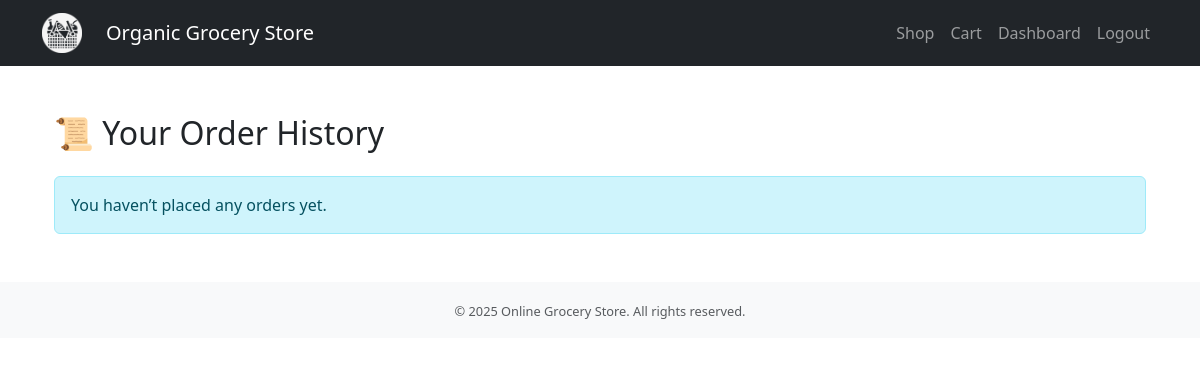
/orders/order-history/ (signed in), run on an earlier commit of the app's database.
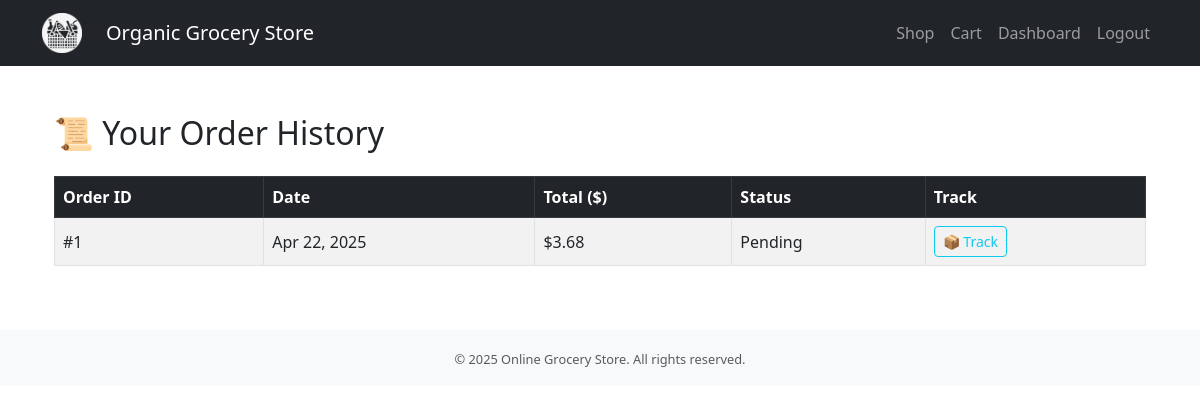
And on a later commit of the database.
### orders/models.py (models this page shows, shortened)
class Order(models.Model):
    customer = models.ForeignKey(Customer, on_delete=models.CASCADE)
    created_at = models.DateTimeField(auto_now_add=True, null=True)
    status = models.CharField(max_length=50, default="Pending")
    delivery_agent = models.ForeignKey('users.DeliveryAgent', null=True, blank=True, on_delete=models.SET_NULL)
    delivery_address = models.TextField(blank=True, null=True)
    payment_method = models.CharField(max_length=50, choices=[
    ('Card', 'Credit/Debit Card'),
    ('COD', 'Cash on Delivery')
    ], default='Card')

### orders/views.py (the view)
# urls.py: path('order-history/', views.order_history_view, name='order_history'),
@login_required
def order_history_view(request):
    customer = get_customer(request.user)
    if not customer:
        return redirect('login')
    orders = Order.objects.filter(customer=customer).order_by('-created_at')
    orders_with_totals = []
    for order in orders:
        order_details = OrderDetail.objects.filter(order=order)
        total = sum(od.price_at_purchase * od.quantity for od in order_details)
        order.total = total
        orders_with_totals.append(order)
    return render(request, 'orders/order_history.html', {'orders': orders_with_totals})

### orders/views.py (called while the page is built)
def get_customer(user):
    try:
        return Customer.objects.get(user=user)
    except Customer.DoesNotExist:
        return None

### orders/templates/orders/order_history.html (shortened to what this page needs)
{% extends 'base.html' %}
{% block content %}
<div class="container mt-5">
  <h2 class="mb-4">📜 Your Order History</h2>
  {% if orders %}
    <div class="table-responsive">
      <table class="table table-bordered table-striped align-middle">
        <thead class="table-dark">
          <tr>
            <th>Order ID</th>
            <th>Date</th>
            <th>Total ($)</th>
            <th>Status</th>
            <th>Track</th>
          </tr>
        </thead>
        <tbody>
          {% for order in orders %}
          <tr>
            <td>#{{ order.id }}</td>
            <td>{{ order.created_at|date:"M d, Y" }}</td>
            <td>${{ order.total }}</td>
            <td>{{ order.status }}</td>
            <td>
              <a href="{% url 'track_order' order.id %}" class="btn btn-sm btn-outline-info">📦 Track</a>
            </td>
          </tr>
          {% endfor %}
        </tbody>
      </table>
    </div>
  {% else %}
    <div class="alert alert-info">You haven’t placed any orders yet.</div>
  {% endif %}
</div>
{% endblock %}

What changed in the data, as far as the page shows it:
added Order: id "1", created_at "Apr 22, 2025", total "3.68", status "Pending"
Also different on the page:
text no longer shown: "You haven’t placed any orders yet."
text now shown: "Order ID Date Total ($) Status Track"
